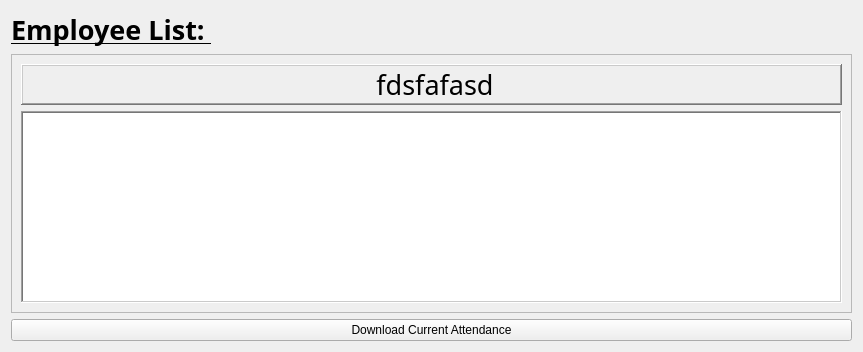
     <widget class="QWidget" name="page_2">
      <layout class="QGridLayout" name="gridLayout_13">
       <item row="0" column="0">
        <layout class="QHBoxLayout" name="horizontalLayout_13">
         <item>
          <widget class="QLabel" name="AttendanceList">
           <property name="font">
            <font>
             <family>Rockwell Condensed</family>
            </font>
           </property>
           <property name="text">
            <string>&lt;html&gt;&lt;head/&gt;&lt;body&gt;&lt;p&gt;&lt;span style=&quot; font-size:20pt; font-weight:700; text-decoration: underline;&quot;&gt;Employee List:    &lt;/span&gt;&lt;/p&gt;&lt;/body&gt;&lt;/html&gt;</string>
           </property>
          </widget>
         </item>
         <item>
          <spacer name="horizontalSpacer_28">
           <property name="orientation">
            <enum>Qt::Horizontal</enum>
           </property>
           <property name="sizeHint" stdset="0">
            <size>
             <width>640</width>
             <height>20</height>
            </size>
           </property>
          </spacer>
         </item>
        </layout>
       </item>
       <item row="1" column="0">
        <widget class="QFrame" name="empListFrame">
         <property name="frameShape">
          <enum>QFrame::StyledPanel</enum>
         </property>
         <property name="frameShadow">
          <enum>QFrame::Raised</enum>
         </property>
         <layout class="QGridLayout" name="gridLayout_7">
          <item row="0" column="0">
           <widget class="QLabel" name="currentMonthAndYear">
            <property name="font">
             <font>
              <family>Rockwell Condensed</family>
              <pointsize>20</pointsize>
             </font>
            </property>
            <property name="styleSheet">
             <string notr="true"/>
            </property>
            <property name="frameShape">
             <enum>QFrame::WinPanel</enum>
            </property>
            <property name="frameShadow">
             <enum>QFrame::Raised</enum>
            </property>
            <property name="text">
             <string>&lt;html&gt;&lt;head/&gt;&lt;body&gt;&lt;p align=&quot;center&quot;&gt; fdsfafasd&lt;/p&gt;&lt;/body&gt;&lt;/html&gt;</string>
            </property>
           </widget>
          </item>
          <item row="1" column="0">
           <widget class="QTableWidget" name="attendanceTableDetailed">
            <property name="frameShape">
             <enum>QFrame::WinPanel</enum>
            </property>
            <property name="frameShadow">
             <enum>QFrame::Sunken</enum>
            </property>
            <property name="alternatingRowColors">
             <bool>false</bool>
            </property>
            <property name="sortingEnabled">
             <bool>true</bool>
            </property>
            <attribute name="horizontalHeaderCascadingSectionResizes">
             <bool>true</bool>
            </attribute>
            <attribute name="horizontalHeaderShowSortIndicator" stdset="0">
             <bool>true</bool>
            </attribute>
            <attribute name="horizontalHeaderStretchLastSection">
             <bool>true</bool>
            </attribute>
            <attribute name="verticalHeaderCascadingSectionResizes">
             <bool>true</bool>
            </attribute>
            <attribute name="verticalHeaderShowSortIndicator" stdset="0">
             <bool>false</bool>
            </attribute>
            <attribute name="verticalHeaderStretchLastSection">
             <bool>false</bool>
            </attribute>
           </widget>
          </item>
         </layout>
        </widget>
       </item>
       <item row="2" column="0">
        <widget class="QPushButton" name="downloadCurrentAttendance">
         <property name="text">
          <string>Download Current Attendance</string>
         </property>
        </widget>
       </item>
      </layout>
     </widget>
